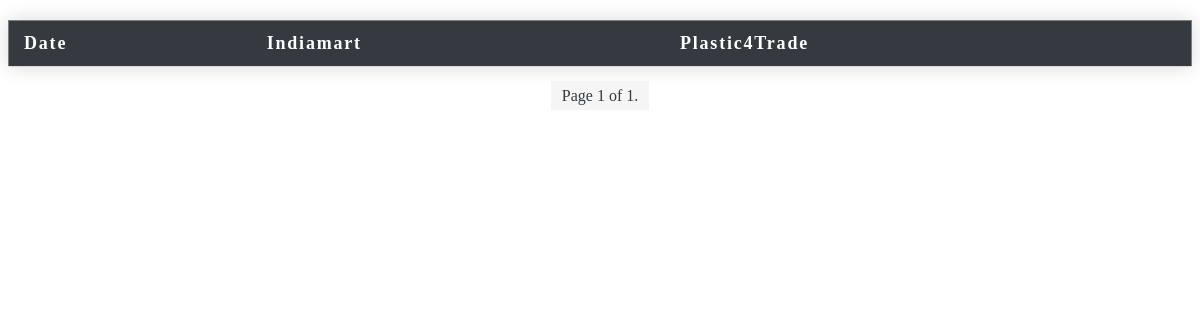
The page /history/ (signed in) on the database as committed earlier.
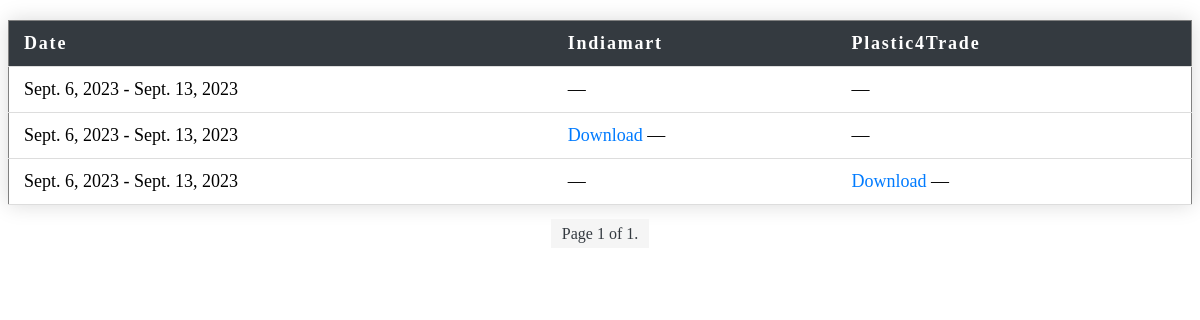
The same page on the database as committed later.
### csvapp/models.py (models this page shows)
class CSVHistory(models.Model):
    DATE_FORMAT = "%B %d %Y"
    start_date = models.DateField()
    end_date = models.DateField()
    generated_files = models.TextField()
    is_running = models.BooleanField(default=False)

### csvapp/views.py (the view)
# urls.py: path('history/', views.history, name='history'),
@login_required
def history(request):
    histories = CSVHistory.objects.all().order_by('-start_date')
    for history in histories:
        full_file_list = history.generated_files.replace("\\","/").split(',')
        display_file_list = [os.path.basename(filename) for filename in full_file_list]
        history.files = list(zip(full_file_list, display_file_list))
    paginator = Paginator(histories, 20)  # Show 20 histories per page
    page_number = request.GET.get('page')
    page_obj = paginator.get_page(page_number)
    return render(request, 'csvapp/history.html', {'page_obj': page_obj})

### templates/csvapp/history.html (shortened to what this page needs)
<!DOCTYPE html>
<html lang="en">
<head>
</head>
<body>
<table border="1">
    <thead>
        <tr>
            <th>Date</th>
            <th>Indiamart</th>
            <th>Plastic4Trade</th>
        </tr>
    </thead>
    <tbody>
        {% for history in page_obj %}
        <tr>
            <td>{{ history.start_date }} - {{ history.end_date }}</td>
            <td>
                {% with indiamart_file=None %}
                    {% for file, display_file in history.files %}
                        {% if "indiamart" in file %}
                            {% with indiamart_file=file %}
                                <a href="{% url 'download_csv' filename=indiamart_file %}">Download</a>
                            {% endwith %}
                        {% endif %}
                    {% endfor %}
                    {% if indiamart_file == None %}
                        &mdash;
                    {% endif %}
                {% endwith %}
            </td>
            <td>
                {% with plastic4trade_file=None %}
                    {% for file, display_file in history.files %}
                        {% if "plastic4trade" in file %}
                            {% with plastic4trade_file=file %}
                                <a href="{% url 'download_csv' filename=plastic4trade_file %}">Download</a>
                            {% endwith %}
                        {% endif %}
                    {% endfor %}
                    {% if plastic4trade_file == None %}
                        &mdash;
                    {% endif %}
                {% endwith %}
            </td>
        </tr>
        {% endfor %}
    </tbody>
</table>
<div class="pagination">
    <span class="step-links">
        <span class="current">
            Page {{ page_obj.number }} of {{ page_obj.paginator.num_pages }}.
        </span>
    </span>
</div>
</body>
</html>

Rows that differ between the two databases and show on the page:
added CSVHistory: start_date "Sept. 6, 2023", end_date "Sept. 13, 2023"
added CSVHistory: start_date "Sept. 6, 2023", end_date "Sept. 13, 2023"
added CSVHistory: start_date "Sept. 6, 2023", end_date "Sept. 13, 2023"
